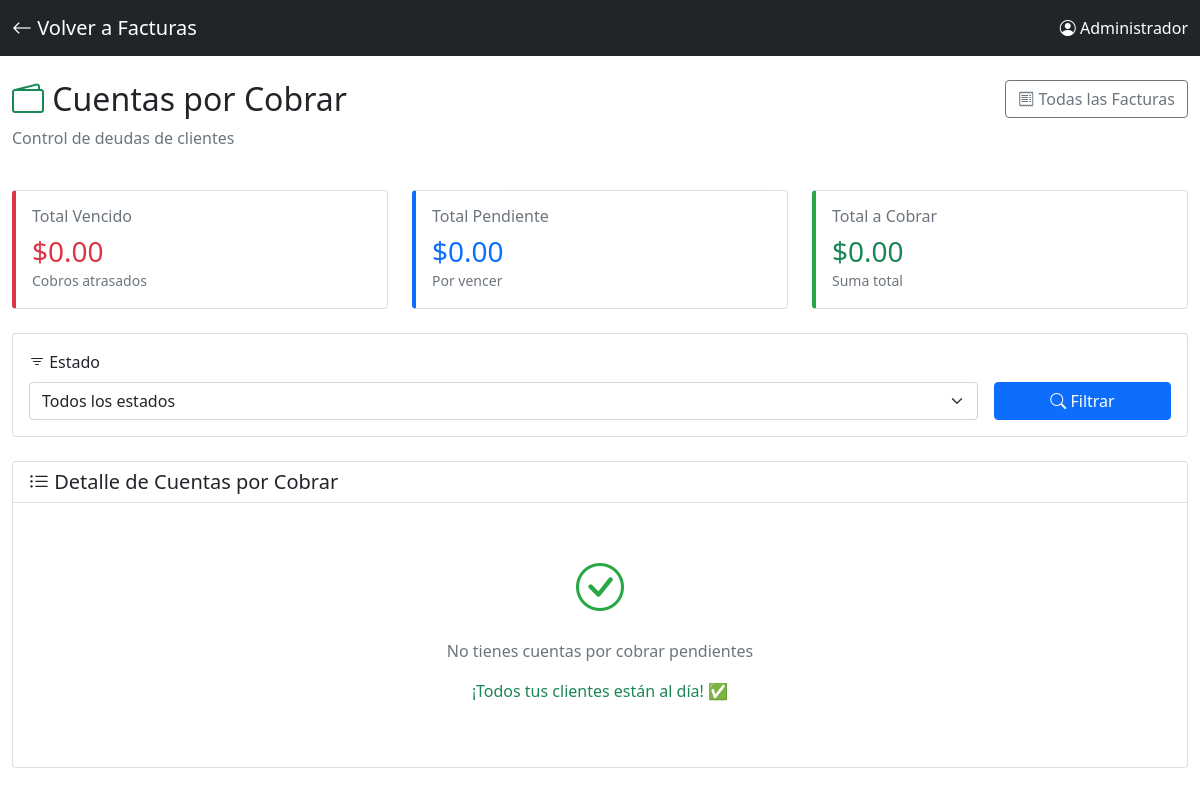
The page /cuentas_por_cobrar (signed in) on the database as committed earlier.
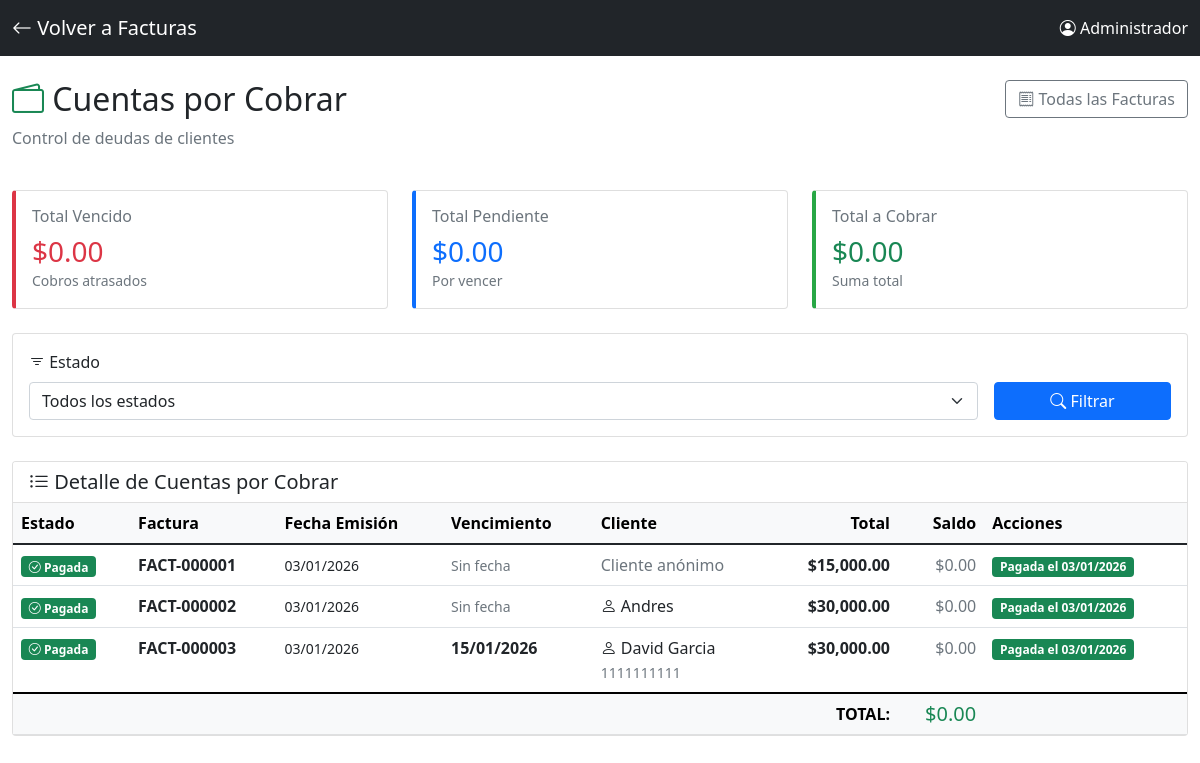
The same page on the database as committed later.
### app.py (models this page shows)
class Factura(db.Model):
    id = db.Column(db.Integer, primary_key=True)
    numero_consecutivo = db.Column(db.String(50), unique=True, nullable=False)
    sesion_id = db.Column(db.Integer, db.ForeignKey('sesion.id'), nullable=False)
    fecha_emision = db.Column(db.DateTime, default=datetime.now)
    subtotal = db.Column(db.Float, default=0)
    iva = db.Column(db.Float, default=0)
    propina = db.Column(db.Float, default=0)
    total = db.Column(db.Float, default=0)
    metodo_pago = db.Column(db.String(50), default='efectivo')
    desglose_pago = db.Column(db.Text)
    cliente_nombre = db.Column(db.String(200))
    cliente_documento = db.Column(db.String(50))
    notas = db.Column(db.Text)
    estado_pago = db.Column(db.String(20), default='pagada')  # pagada, pendiente, vencida
    fecha_vencimiento = db.Column(db.Date, nullable=True)  # Cuándo debe pagar el cliente
    fecha_pago_real = db.Column(db.DateTime, nullable=True)  # Cuándo pagó realmente
    saldo_pendiente = db.Column(db.Float, default=0)  # Si pagó parcialmente
    sesion = db.relationship('Sesion', backref='facturas')

### app.py (the view)
@app.route("/cuentas_por_cobrar")
@login_required
def cuentas_por_cobrar():
    estado = request.args.get('estado', 'todos')  # todos, pendiente, vencida, pagada
    query = Factura.query
    if estado != 'todos':
        query = query.filter(Factura.estado_pago == estado)
    facturas = query.order_by(Factura.fecha_vencimiento).all()
    from datetime import date
    hoy = date.today()
    for factura in facturas:
        if factura.estado_pago == 'pendiente' and factura.fecha_vencimiento and factura.fecha_vencimiento < hoy:
            factura.estado_pago = 'vencida'
    db.session.commit()
    total_pendiente = sum(f.saldo_pendiente or f.total for f in facturas if f.estado_pago == 'pendiente')
    total_vencido = sum(f.saldo_pendiente or f.total for f in facturas if f.estado_pago == 'vencida')
    total_general = total_pendiente + total_vencido
    facturas_por_cliente = {}
    for factura in facturas:
        if factura.estado_pago in ['pendiente', 'vencida'] and factura.cliente_nombre:
            cliente = factura.cliente_nombre
            if cliente not in facturas_por_cliente:
                facturas_por_cliente[cliente] = {
                    'cliente': cliente,
                    'total': 0,
                    'cantidad': 0
                }
            facturas_por_cliente[cliente]['total'] += (factura.saldo_pendiente or factura.total)
            facturas_por_cliente[cliente]['cantidad'] += 1
    return render_template("cuentas/cuentas_por_cobrar.html",
                         facturas=facturas,
                         total_pendiente=total_pendiente,
                         total_vencido=total_vencido,
                         total_general=total_general,
                         facturas_por_cliente=facturas_por_cliente.values(),
                         estado_filtro=estado,
                         datetime=datetime)  # ← AGREGAR ESTA LÍNEA

### app.py (called while the page is built)
@login_manager.user_loader
def load_user(user_id):
    return Usuario.query.get(int(user_id))

### templates/cuentas/cuentas_por_cobrar.html (shortened to what the changed rows need)
<!DOCTYPE html>
<html lang="es">
<head>
    <link href="https://cdn.jsdelivr.net/npm/bootstrap@5.1.3/dist/css/bootstrap.min.css" rel="stylesheet">
    <link rel="stylesheet" href="https://cdn.jsdelivr.net/npm/bootstrap-icons@1.7.2/font/bootstrap-icons.css">
</head>
<body>
    <div class="container-fluid py-4">
        <div class="row mb-4">
            <div class="col-md-8">
                <h2><i class="bi bi-wallet2 text-success"></i> Cuentas por Cobrar</h2>
            </div>
        </div>
        <div class="card">
            <div class="card-body p-0">
                {% if facturas %}
                <div class="table-responsive">
                    <table class="table table-hover mb-0">
                        <thead class="table-light">
                            <tr>
                                <th>Estado</th>
                                <th>Factura</th>
                                <th>Fecha Emisión</th>
                                <th>Vencimiento</th>
                                <th>Cliente</th>
                                <th class="text-end">Total</th>
                                <th class="text-end">Saldo</th>
                                <th>Acciones</th>
                            </tr>
                        </thead>
                        <tbody>
                            {% for factura in facturas %}
                            <tr class="factura-row {% if factura.estado_pago == 'vencida' %}factura-vencida{% elif factura.estado_pago == 'pendiente' %}factura-pendiente{% endif %}">
                                <td>
                                    {% if factura.estado_pago == 'vencida' %}
                                    <span class="badge bg-danger">
                                        <i class="bi bi-exclamation-triangle"></i> Vencida
                                    </span>
                                    {% elif factura.estado_pago == 'pendiente' %}
                                    <span class="badge bg-primary">
                                        <i class="bi bi-clock"></i> Pendiente
                                    </span>
                                    {% else %}
                                    <span class="badge bg-success">
                                        <i class="bi bi-check-circle"></i> Pagada
                                    </span>
                                    {% endif %}
                                </td>
                                <td>
                                    <strong>{{ factura.numero_consecutivo }}</strong>
                                </td>
                                <td>
                                    <small>{{ factura.fecha_emision.strftime('%d/%m/%Y') }}</small>
                                </td>
                                <td>
                                    {% if factura.fecha_vencimiento %}
                                    <strong>{{ factura.fecha_vencimiento.strftime('%d/%m/%Y') }}</strong>
                                    {% else %}
                                    <small class="text-muted">Sin fecha</small>
                                    {% endif %}
                                </td>
                                <td>
                                    {% if factura.cliente_nombre %}
                                    <i class="bi bi-person"></i> {{ factura.cliente_nombre }}
                                    {% if factura.cliente_documento %}
                                    <br><small class="text-muted">{{ factura.cliente_documento }}</small>
                                    {% endif %}
                                    {% else %}
                                    <span class="text-muted">Cliente anónimo</span>
                                    {% endif %}
                                </td>
                                <td class="text-end">
                                    <strong>${{ "{:,.2f}".format(factura.total) }}</strong>
                                </td>
                                <td class="text-end">
                                    {% set saldo = factura.saldo_pendiente or factura.total %}
                                    {% if factura.estado_pago != 'pagada' %}
                                    <strong class="text-success">${{ "{:,.2f}".format(saldo) }}</strong>
                                    {% else %}
                                    <span class="text-muted">$0.00</span>
                                    {% endif %}
                                </td>
                                <td>
                                    {% if factura.estado_pago in ['pendiente', 'vencida'] %}
                                    <button type="button"
                                            class="btn btn-sm btn-success"
                                            data-bs-toggle="modal"
                                            data-bs-target="#modalPago{{ factura.id }}">
                                        <i class="bi bi-cash"></i> Registrar Pago
                                    </button>
                                    <a href="{{ url_for('ver_factura', factura_id=factura.id) }}"
                                       class="btn btn-sm btn-outline-secondary"
                                       target="_blank">
                                        <i class="bi bi-eye"></i>
                                    </a>
                                    {% else %}
                                    <span class="badge bg-success">
                                        Pagada el {{ factura.fecha_pago_real.strftime('%d/%m/%Y') if factura.fecha_pago_real else 'N/A' }}
                                    </span>
                                    {% endif %}
                                </td>
                            </tr>
                            {% endfor %}
                        </tbody>
                        <tfoot class="table-light">
                            <tr>
                                <th colspan="6" class="text-end">TOTAL:</th>
                                <th class="text-end">
                                    <h5 class="mb-0 text-success">
                                        ${{ "{:,.2f}".format(total_general) }}
                                    </h5>
                                </th>
                                <th></th>
                            </tr>
                        </tfoot>
                    </table>
                </div>
                {% else %}
                <div class="text-center py-5">
                    <i class="bi bi-check-circle" style="font-size: 3rem; color: #28a745;"></i>
                    <p class="text-muted mt-3">No tienes cuentas por cobrar pendientes</p>
                    <p class="text-success">¡Todos tus clientes están al día! ✅</p>
                </div>
                {% endif %}
            </div>
        </div>
    </div>
</body>
</html>

Rows that differ between the two databases and show on the page:
added Factura: estado_pago "pagada" (drawn), numero_consecutivo "FACT-000001", fecha_emision "03/01/2026", shows "Sin fecha", cliente_nombre "Cliente anónimo", total "15,000.00", fecha_pago_real "03/01/2026"
added Factura: estado_pago "pagada" (drawn), numero_consecutivo "FACT-000002", fecha_emision "03/01/2026", shows "Sin fecha", cliente_nombre "Andres", total "30,000.00", fecha_pago_real "03/01/2026"
added Factura: estado_pago "pagada" (drawn), numero_consecutivo "FACT-000003", fecha_emision "03/01/2026", fecha_vencimiento "15/01/2026", cliente_nombre "David Garcia", cliente_documento "1111111111", total "30,000.00", fecha_pago_real "03/01/2026"
Other text that changed with them:
{{ "{:,.2f}".format(total_general) }}: (not shown) → "0.00"
text no longer shown: "No tienes cuentas por cobrar pendientes ¡Todos tus clientes están al día! ✅"
text now shown: "Estado Factura Fecha Emisión Vencimiento Cliente Total Saldo Acciones TOTAL: $"
